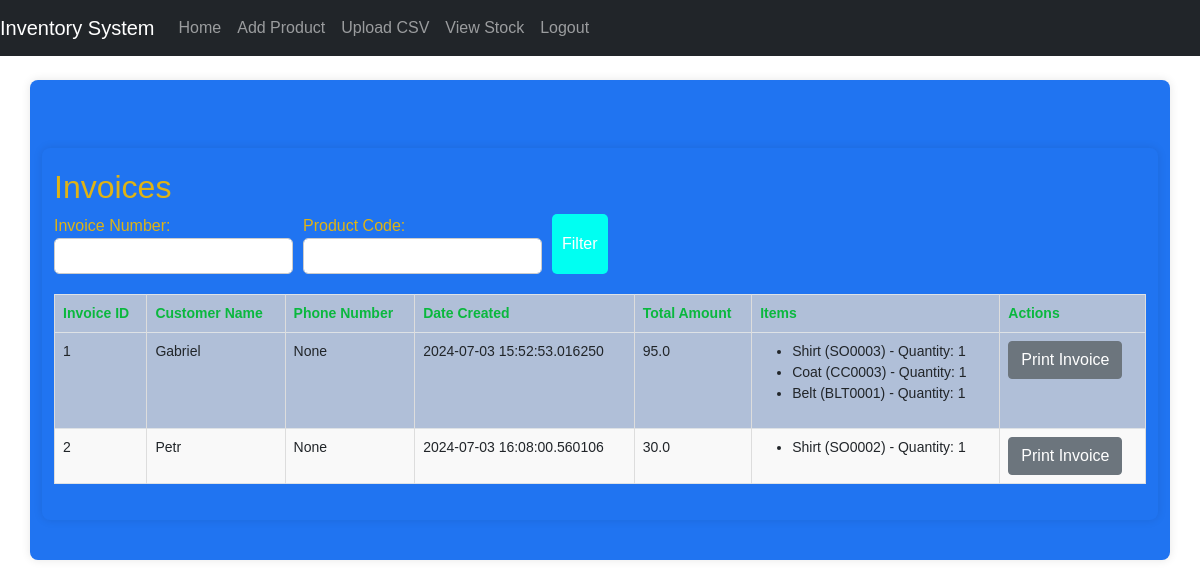
Before: /invoices (signed in) with the older database file.
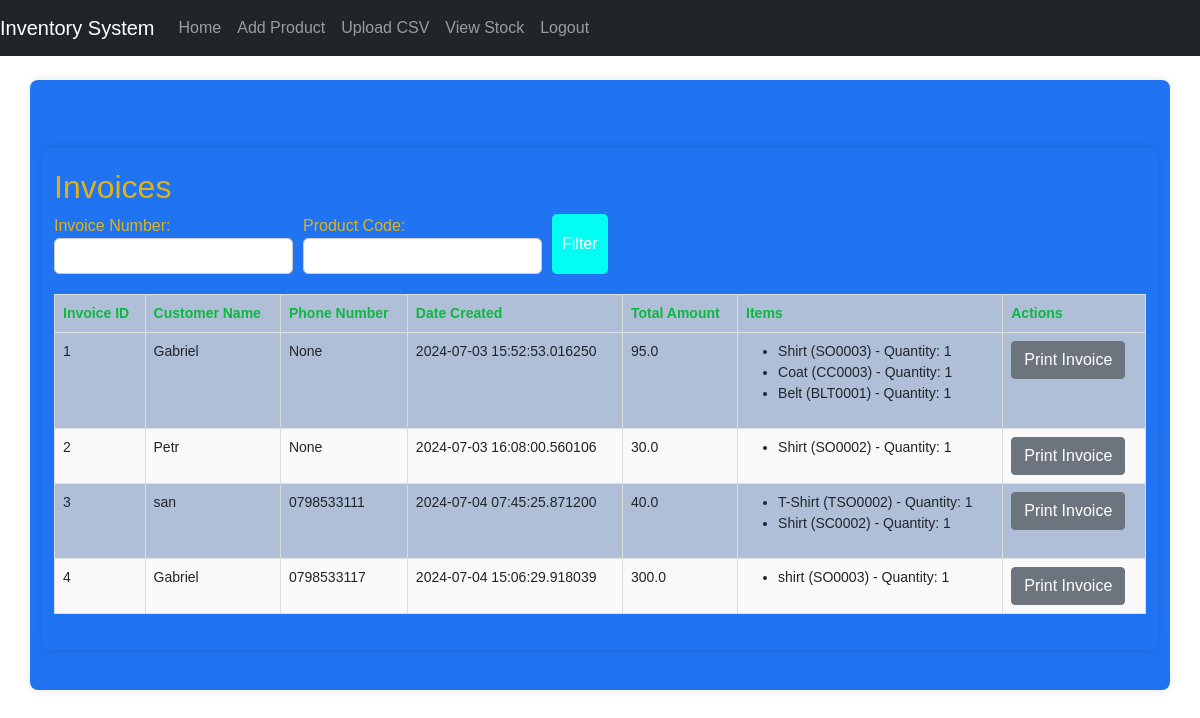
After: the same page with the newer database file.
### STORE/models.py (models this page shows)
class Invoice(db.Model):
    id = db.Column(db.Integer, primary_key=True)
    customer_name = db.Column(db.String(128), nullable=False)
    customer_email = db.Column(db.String(128))
    phone_number = db.Column(db.String(20))
    date_created = db.Column(db.DateTime, default=datetime.utcnow)
    total_amount = db.Column(db.Float, nullable=False)
    items = db.relationship('InvoiceItem', backref='invoice', lazy=True)

class InvoiceItem(db.Model):
    id = db.Column(db.Integer, primary_key=True)
    product_id = db.Column(db.Integer, nullable=False)
    product_code = db.Column(db.String(20), nullable=False)
    item = db.Column(db.String(50), nullable=False)
    category = db.Column(db.String(50), nullable=False)
    type_material = db.Column(db.String(50), nullable=False)
    size = db.Column(db.String(10), nullable=False)
    color = db.Column(db.String(20), nullable=False)
    description = db.Column(db.String(255), nullable=True)
    buying_price = db.Column(db.Float, nullable=False)
    selling_price = db.Column(db.Float, nullable=False)
    quantity = db.Column(db.Integer, nullable=False)
    invoice_id = db.Column(db.Integer, db.ForeignKey('invoice.id'), nullable=False)

### STORE/routes.py (the view)
@bp.route('/invoices', methods=['GET'])
@login_required
def invoices():
    invoices_query = Invoice.query
    invoice_number = request.args.get('invoice_number')
    entered_product_code = request.args.get('product_code')
    filtering_criteria_present = invoice_number or entered_product_code
    if invoice_number:
        invoices_query = invoices_query.filter(Invoice.id == invoice_number)
    if entered_product_code:
        invoices_query = invoices_query.join(InvoiceItem).filter(InvoiceItem.product_code == entered_product_code)
    invoices = invoices_query.all()
    return render_template('invoice.html', invoices=invoices, filtering_criteria_present=filtering_criteria_present)

### STORE/__init__.py (called while the page is built)
def create_app():
    app = Flask(__name__)
    app.config['SECRET_KEY'] = 'your_secret_key_here'
    app.config['SQLALCHEMY_DATABASE_URI'] = 'sqlite:///C:\\Users\\gabriel.githinji\\Desktop\\tests\\Clothes-Store-Inventory-with-Flask\\instance\\your_database.db'
    app.config['SQLALCHEMY_TRACK_MODIFICATIONS'] = False
    db.init_app(app)
    login_manager.init_app(app)
    login_manager.login_view = 'routes.login'
    migrate = Migrate(app, db)
    from STORE.models import User
    @login_manager.user_loader
    def load_user(user_id):
        return User.query.get(int(user_id))
    from STORE.routes import bp as routes_bp
    app.register_blueprint(routes_bp)
    return app

### STORE/templates/invoice.html
{% extends "base.html" %}
{% block content %}
<link rel="stylesheet" type="text/css" href="{{ url_for('static', filename='css/all_invoices.css') }}">
<div class="container mt-5">
    <h2>Invoices</h2>
    <form method="GET" action="{{ url_for('routes.invoices') }}">
        <div class="form-group">
            <label for="invoice_number">Invoice Number:</label>
            <input type="text" id="invoice_number" name="invoice_number" class="form-control" value="{{ request.args.get('invoice_number', '') }}">
        </div>
        <div class="form-group">
            <label for="product_code">Product Code:</label>
            <input type="text" id="product_code" name="product_code" class="form-control" value="{{ request.args.get('product_code', '') }}">
        </div>
        <button type="submit" class="btn btn-primary">Filter</button>
    </form>
    <table class="table table-bordered mt-3">
        <thead>
            <tr>
                <th>Invoice ID</th>
                <th>Customer Name</th>
                <th>Phone Number</th>
                <th>Date Created</th>
                <th>Total Amount</th>
                <th>Items</th>
                <th>Actions</th>
            </tr>
        </thead>
        <tbody>
            {% for invoice in invoices %}
            <tr>
                <td>{{ invoice.id }}</td>
                <td>{{ invoice.customer_name }}</td>
                <td>{{ invoice.phone_number }}</td>
                <td>{{ invoice.date_created }}</td>
                <td>{{ invoice.total_amount }}</td>
                <td>
                    <ul>
                        {% for item in invoice.items %}
                        <li>{{ item.item }} ({{ item.product_code }}) - Quantity: {{ item.quantity }}</li>
                        {% endfor %}
                    </ul>
                </td>
                <td>
                    <a href="{{ url_for('routes.print_invoice', invoice_id=invoice.id) }}" class="btn btn-secondary">Print Invoice</a>
                </td>
            </tr>
            {% endfor %}
        </tbody>
    </table>
</div>
{% endblock %}

### STORE/templates/base.html (shortened to what this page needs)
<!DOCTYPE html>
<html lang="en">
<head>
    <link rel="stylesheet" type="text/css" href="{{ url_for('static', filename='css/theme.css') }}">
    <link rel="stylesheet" type="text/css" href="{{ url_for('static', filename='css/custom_table.css') }}">
    <link href="https://cdn.jsdelivr.net/npm/bootstrap@5.0.2/dist/css/bootstrap.min.css" rel="stylesheet">
</head>
<body>
    <nav class="navbar navbar-expand-lg navbar-dark bg-dark">
        <a class="navbar-brand" href="{{ url_for('routes.index') }}">Inventory System</a>
        <div class="collapse navbar-collapse" id="navbarNav">
            <ul class="navbar-nav">
                <li class="nav-item">
                    <a class="nav-link" href="{{ url_for('routes.index') }}">Home</a>
                </li>
                {% if current_user.is_authenticated %}
                <li class="nav-item">
                    <a class="nav-link" href="{{ url_for('routes.add_product') }}">Add Product</a>
                </li>
                <li class="nav-item">
                    <a class="nav-link" href="{{ url_for('routes.upload_csv') }}">Upload CSV</a>
                </li>
                <li class="nav-item">
                    <a class="nav-link" href="{{ url_for('routes.view_stock') }}">View Stock</a>
                </li>
                <li class="nav-item">
                    <a class="nav-link" href="{{ url_for('routes.logout') }}">Logout</a>
                </li>
                {% endif %}
            </ul>
        </div>
    </nav>
    <div class="container mt-4">
        {% block content %}
        {% endblock %}
    </div>
</body>
</html>

### STORE/static/css/theme.css (style rules this page uses)
body { font-family: 'Arial', sans-serif; background-color: #FFC300; color: #1a3b70; margin: 0; padding: 0; height: 100vh; }
a { color: #0A1931; }
.container { background-color: #2074f1; color: #dfb315; padding: 20px; border-radius: 8px; box-shadow: 0 0 10px rgba(0, 0, 0, 0.1); margin: 20px auto; max-width: 1000px; }
.btn-primary { background-color: #0A1931; color: #FFC300; border: none; padding: 10px 20px; border-radius: 4px; }
table { width: 100%; border-collapse: collapse; margin: 1em 0; font-family: Arial, sans-serif; font-size: 14px; background-color: #b0bfd8; color: #FFC300; }
table thead th { background-color: #FFC300; color: #0ab83e; }
table th, table td { border: 1px solid #ddd; padding: 8px; text-align: left; }
table tr:nth-child(even) { background-color: #f9f9f9; }
table th { padding-top: 12px; padding-bottom: 12px; text-align: left; }

### STORE/static/css/custom_table.css (style rules this page uses)
form { margin-bottom: 20px; }
label { margin-right: 10px; }
input[type="text"], input[type="date"] { margin-right: 20px; padding: 5px; border-radius: 5px; border: 1px solid #ccc; }
button[type="submit"] { padding: 5px 10px; border-radius: 5px; background-color: #007bff; color: #fff; border: none; cursor: pointer; }
table { width: 100%; border-collapse: collapse; }
th, td { border: 1px solid #ccc; padding: 8px; text-align: left; }
th { background-color: #f2f2f2; }
tr:nth-child(even) { background-color: #f2f2f2; }

### STORE/static/css/all_invoices.css (style rules this page uses)
body { font-family: Arial, sans-serif; }
form { margin-bottom: 20px; display: flex; flex-wrap: wrap; gap: 10px; }
label { margin-right: 10px; }
input[type="text"], input[type="date"] { padding: 5px; border-radius: 5px; border: 1px solid #ccc; margin-right: 20px; }
button[type="submit"] { padding: 5px 10px; border-radius: 5px; background-color: #00fff2; color: #fff; border: none; cursor: pointer; }
table { width: 100%; border-collapse: collapse; }
th, td { border: 1px solid #ccc; padding: 8px; text-align: left; }
th { background-color: #FFC300; color: #0A1931; }
tr:nth-child(even) { background-color: #f2f2f2; }
form button { background-color: #007bff; color: white; border: none; padding: 5px 10px; border-radius: 5px; cursor: pointer; }

Changed rows visible on the page:
added Invoice: id "3", customer_name "san", phone_number "0798533111", date_created "2024-07-04 07:45:25.871200", total_amount "40.0"
added InvoiceItem: item "T-Shirt", product_code "TSO0002", quantity "1", shown under "3"
added InvoiceItem: item "Shirt", product_code "SC0002", quantity "1", shown under "3"
added Invoice: id "4", customer_name "Gabriel", phone_number "0798533117", date_created "2024-07-04 15:06:29.918039", total_amount "300.0"
added InvoiceItem: item "shirt", product_code "SO0003", quantity "1", shown under "4"
